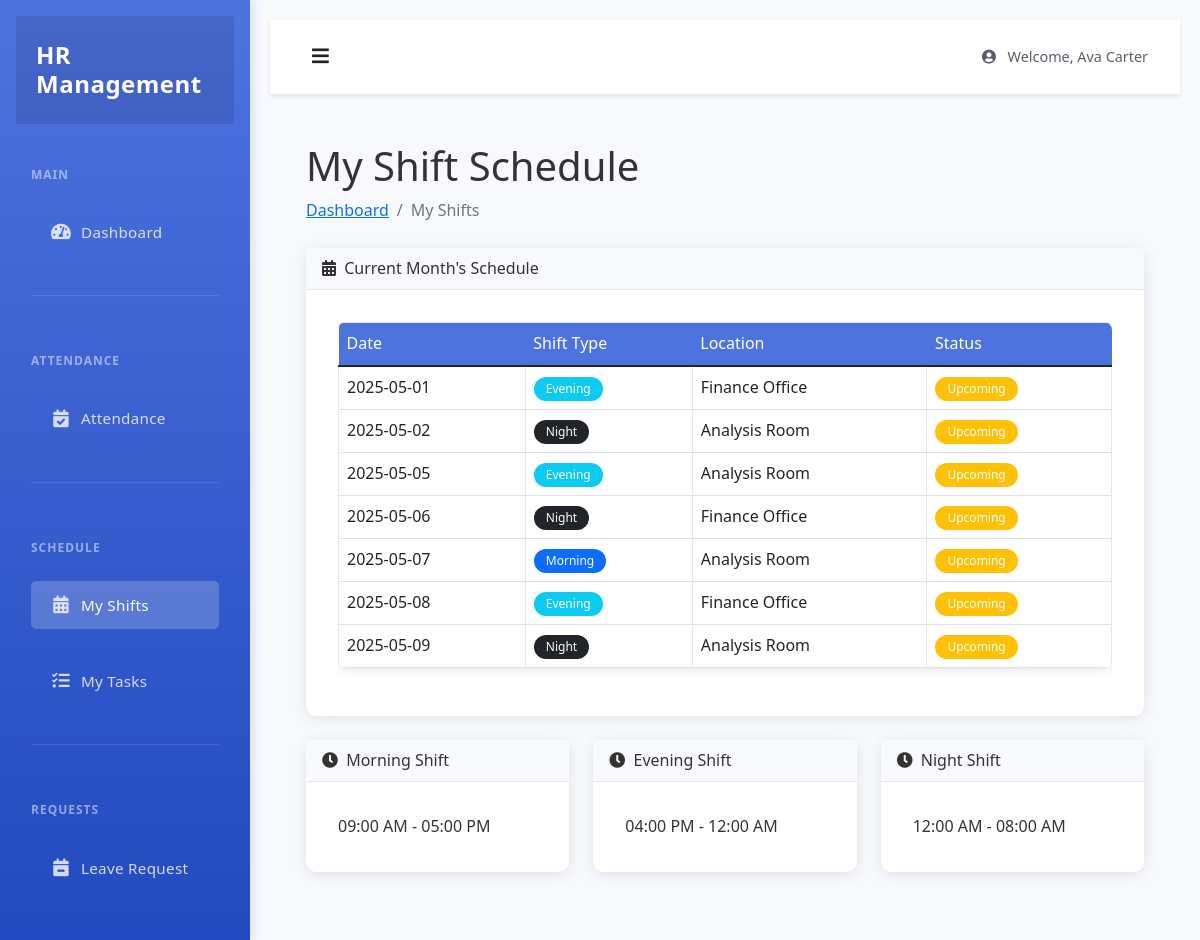
The page /employee/shifts (signed in) on the database its author committed.
### tables this page shows
CREATE TABLE shifts (
    id INTEGER PRIMARY KEY AUTOINCREMENT,
    user_id INTEGER NOT NULL,
    date TEXT NOT NULL,
    shift_type TEXT NOT NULL,
    location TEXT,
    created_at TIMESTAMP DEFAULT CURRENT_TIMESTAMP,
    FOREIGN KEY (user_id) REFERENCES users (id)
);

### app.py (the view)
@app.route('/employee/shifts')
@login_required
def view_shifts():
    db = get_db()
    cursor = db.cursor()
    current_month = datetime.now().strftime('%Y-%m')
    cursor.execute('''
        SELECT * FROM shifts
        WHERE user_id = ? AND strftime('%Y-%m', date) = ?
        ORDER BY date
    ''', (session['user_id'], current_month))
    shifts = cursor.fetchall()
    return render_template('employee/shifts.html', shifts=shifts)

### app.py (called while the page is built)
def get_db():
    if not hasattr(g, 'sqlite_db'):
        g.sqlite_db = sqlite3.connect(app.config['DATABASE'])
        g.sqlite_db.row_factory = sqlite3.Row
    return g.sqlite_db

def login_required(f):
    @wraps(f)
    def decorated_function(*args, **kwargs):
        if 'user_id' not in session:
            flash('Please login first')
            return redirect(url_for('login'))
        return f(*args, **kwargs)
    return decorated_function

### templates/employee/shifts.html (shortened to what this page needs)
{% extends 'employee/base.html' %}
{% block content %}
<div class="container-fluid">
    <h1 class="mt-4">My Shift Schedule</h1>
    <ol class="breadcrumb mb-4">
        <li class="breadcrumb-item"><a href="{{ url_for('employee_dashboard') }}">Dashboard</a></li>
        <li class="breadcrumb-item active">My Shifts</li>
    </ol>
    <div class="card mb-4">
        <div class="card-header">
            <i class="fas fa-calendar-alt me-1"></i>
            Current Month's Schedule
        </div>
        <div class="card-body">
            <div class="table-responsive">
                <table class="table table-bordered table-hover">
                    <thead>
                        <tr>
                            <th>Date</th>
                            <th>Shift Type</th>
                            <th>Location</th>
                            <th>Status</th>
                        </tr>
                    </thead>
                    <tbody>
                        {% for shift in shifts %}
                        <tr>
                            <td>{{ shift.date }}</td>
                            <td>
                                <span class="badge {% if shift.shift_type == 'Morning' %}bg-primary
                                    {% elif shift.shift_type == 'Evening' %}bg-info
                                    {% else %}bg-dark{% endif %}">
                                    {{ shift.shift_type }}
                                </span>
                            </td>
                            <td>{{ shift.location }}</td>
                            <td>
                                {% set current_date = today|string %}
                                {% if shift.date < current_date %}
                                    <span class="badge bg-secondary">Completed</span>
                                {% elif shift.date == current_date %}
                                    <span class="badge bg-success">Today</span>
                                {% else %}
                                    <span class="badge bg-warning">Upcoming</span>
                                {% endif %}
                            </td>
                        </tr>
                        {% else %}
                        <tr>
                            <td colspan="4" class="text-center">No shifts scheduled</td>
                        </tr>
                        {% endfor %}
                    </tbody>
                </table>
            </div>
        </div>
    </div>
    <div class="row">
        <div class="col-xl-4 col-md-6">
            <div class="card mb-4">
                <div class="card-header">
                    <i class="fas fa-clock me-1"></i>
                    Morning Shift
                </div>
                <div class="card-body">
                    <p class="mb-0">09:00 AM - 05:00 PM</p>
                </div>
            </div>
        </div>
        <div class="col-xl-4 col-md-6">
            <div class="card mb-4">
                <div class="card-header">
                    <i class="fas fa-clock me-1"></i>
                    Evening Shift
                </div>
                <div class="card-body">
                    <p class="mb-0">04:00 PM - 12:00 AM</p>
                </div>
            </div>
        </div>
        <div class="col-xl-4 col-md-6">
            <div class="card mb-4">
                <div class="card-header">
                    <i class="fas fa-clock me-1"></i>
                    Night Shift
                </div>
                <div class="card-body">
                    <p class="mb-0">12:00 AM - 08:00 AM</p>
                </div>
            </div>
        </div>
    </div>
</div>
{% endblock %}

### templates/employee/base.html (shortened to what this page needs)
<!DOCTYPE html>
<html lang="en">
<head>
    <link href="https://cdn.jsdelivr.net/npm/bootstrap@5.1.3/dist/css/bootstrap.min.css" rel="stylesheet">
    <link href="https://cdnjs.cloudflare.com/ajax/libs/font-awesome/5.15.4/css/all.min.css" rel="stylesheet">
    <link rel="stylesheet" href="{{ url_for('static', filename='style.css') }}">
</head>
<body>
    <div class="wrapper">
        <nav id="sidebar">
            <div class="sidebar-header">
                <h3>HR Management</h3>
            </div>
            <div class="sidebar-content">
                <ul class="list-unstyled components">
                    <div class="sidebar-heading">Main</div>
                    <li class="{% if request.endpoint == 'employee_dashboard' %}active{% endif %}">
                        <a href="{{ url_for('employee_dashboard') }}">
                            <i class="fas fa-fw fa-tachometer-alt"></i>
                            <span>Dashboard</span>
                        </a>
                    </li>
                    <div class="sidebar-divider"></div>
                    <div class="sidebar-heading">Attendance</div>
                    <li class="{% if request.endpoint == 'attendance_history' %}active{% endif %}">
                        <a href="{{ url_for('attendance_history') }}">
                            <i class="fas fa-fw fa-calendar-check"></i>
                            <span>Attendance</span>
                        </a>
                    </li>
                    <div class="sidebar-divider"></div>
                    <div class="sidebar-heading">Schedule</div>
                    <li class="{% if request.endpoint == 'view_shifts' %}active{% endif %}">
                        <a href="{{ url_for('view_shifts') }}">
                            <i class="fas fa-fw fa-calendar-alt"></i>
                            <span>My Shifts</span>
                        </a>
                    </li>
                    <li class="{% if request.endpoint == 'view_tasks' %}active{% endif %}">
                        <a href="{{ url_for('view_tasks') }}">
                            <i class="fas fa-fw fa-tasks"></i>
                            <span>My Tasks</span>
                        </a>
                    </li>
                    <div class="sidebar-divider"></div>
                    <div class="sidebar-heading">Requests</div>
                    <li class="{% if request.endpoint == 'apply_leave' %}active{% endif %}">
                        <a href="{{ url_for('apply_leave') }}">
                            <i class="fas fa-fw fa-calendar-minus"></i>
                            <span>Leave Request</span>
                        </a>
                    </li>
                </ul>
                <div style="padding-bottom: 30px;"></div>
            </div>
        </nav>
        <div id="content">
            <nav class="navbar navbar-expand-lg">
                <div class="container-fluid">
                    <button type="button" id="sidebarCollapse" class="btn">
                        <i class="fas fa-bars"></i>
                    </button>
                    <span class="navbar-text ms-auto">
                        <i class="fas fa-user-circle me-2"></i>
                        Welcome, {{ session.get('username') }}
                    </span>
                </div>
            </nav>
            <div class="p-4">
                {% block content %}{% endblock %}
            </div>
        </div>
    </div>
</body>
</html>

### rows shown on the page
shifts: date "2025-05-01", shift_type "Evening", location "Finance Office", shows "Upcoming"
shifts: date "2025-05-02", shift_type "Night", location "Analysis Room", shows "Upcoming"
shifts: date "2025-05-05", shift_type "Evening", location "Analysis Room", shows "Upcoming"
shifts: date "2025-05-06", shift_type "Night", location "Finance Office", shows "Upcoming"
shifts: date "2025-05-07", shift_type "Morning", location "Analysis Room", shows "Upcoming"
shifts: date "2025-05-08", shift_type "Evening", location "Finance Office", shows "Upcoming"
shifts: date "2025-05-09", shift_type "Night", location "Analysis Room", shows "Upcoming"

### other values the page prints
{{ session.get('username') }} "Ava Carter"
